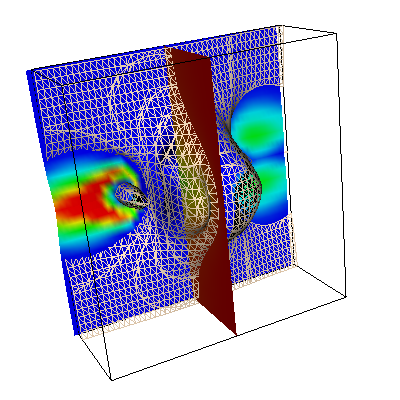

Source code (Python):
#!/usr/bin/env python

# Demonstrate vtkRectilinearGridGeometryFilter with warped plane,
# cut plane, contour, stream tubes, and outline on rectilinear grid.

# Factory overrides
import vtkmodules.vtkInteractionStyle  # noqa: F401
import vtkmodules.vtkRenderingFreeType  # noqa: F401
import vtkmodules.vtkRenderingOpenGL2  # noqa: F401

import os

from vtkmodules.vtkCommonColor import vtkNamedColors
from vtkmodules.vtkCommonDataModel import vtkPlane
from vtkmodules.vtkCommonExecutionModel import vtkCastToConcrete
from vtkmodules.vtkFiltersCore import (
    vtkContourFilter,
    vtkCutter,
    vtkPolyDataNormals,
    vtkTubeFilter,
)
from vtkmodules.vtkFiltersFlowPaths import vtkStreamTracer
from vtkmodules.vtkFiltersGeneral import vtkWarpVector
from vtkmodules.vtkFiltersGeometry import vtkRectilinearGridGeometryFilter
from vtkmodules.vtkFiltersModeling import vtkOutlineFilter
from vtkmodules.vtkIOLegacy import vtkDataSetReader
from vtkmodules.vtkRenderingCore import (
    vtkActor,
    vtkDataSetMapper,
    vtkPolyDataMapper,
    vtkRenderWindow,
    vtkRenderWindowInteractor,
    vtkRenderer,
)

data_dir = os.environ.get("VPE_DATA_DIR", os.path.dirname(os.path.abspath(__file__)))

colors = vtkNamedColors()

VTK_VARY_RADIUS_BY_VECTOR = 2

# Read rectilinear grid
reader = vtkDataSetReader()
reader.SetFileName(os.path.join(data_dir, "RectGrid2.vtk"))
reader.Update()

to_rectilinear_grid = vtkCastToConcrete()
to_rectilinear_grid.SetInputConnection(reader.GetOutputPort())
to_rectilinear_grid.Update()

# Warped plane
plane = vtkRectilinearGridGeometryFilter()
plane.SetInputData(to_rectilinear_grid.GetRectilinearGridOutput())
plane.SetExtent(0, 100, 0, 100, 15, 15)

warper = vtkWarpVector()
warper.SetInputConnection(plane.GetOutputPort())
warper.SetScaleFactor(0.05)

plane_mapper = vtkDataSetMapper()
plane_mapper.SetInputConnection(warper.GetOutputPort())
plane_mapper.SetScalarRange(0.197813, 0.710419)

plane_actor = vtkActor()
plane_actor.SetMapper(plane_mapper)

# Cut plane
cut_plane = vtkPlane()
cut_plane.SetOrigin(reader.GetOutput().GetCenter())
cut_plane.SetNormal(1, 0, 0)

plane_cut = vtkCutter()
plane_cut.SetInputData(to_rectilinear_grid.GetRectilinearGridOutput())
plane_cut.SetCutFunction(cut_plane)

cut_mapper = vtkDataSetMapper()
cut_mapper.SetInputConnection(plane_cut.GetOutputPort())
cut_mapper.SetScalarRange(
    reader.GetOutput().GetPointData().GetScalars().GetRange()
)

cut_actor = vtkActor()
cut_actor.SetMapper(cut_mapper)

# Contour
iso = vtkContourFilter()
iso.SetInputData(to_rectilinear_grid.GetRectilinearGridOutput())
iso.SetValue(0, 0.7)

normals = vtkPolyDataNormals()
normals.SetInputConnection(iso.GetOutputPort())
normals.SetFeatureAngle(45)

iso_mapper = vtkPolyDataMapper()
iso_mapper.SetInputConnection(normals.GetOutputPort())
iso_mapper.ScalarVisibilityOff()

bisque_rgb = [0.0, 0.0, 0.0]
colors.GetColorRGB("bisque", bisque_rgb)

iso_actor = vtkActor()
iso_actor.SetMapper(iso_mapper)
iso_actor.GetProperty().SetColor(bisque_rgb)
iso_actor.GetProperty().SetRepresentationToWireframe()

# Stream tracer with tubes
streamer = vtkStreamTracer()
streamer.SetInputConnection(reader.GetOutputPort())
streamer.SetStartPosition(-1.2, -0.1, 1.3)
streamer.SetMaximumPropagation(500)
streamer.SetInitialIntegrationStep(0.05)
streamer.SetIntegrationDirectionToBoth()

stream_tube = vtkTubeFilter()
stream_tube.SetInputConnection(streamer.GetOutputPort())
stream_tube.SetRadius(0.025)
stream_tube.SetNumberOfSides(6)
stream_tube.SetVaryRadius(VTK_VARY_RADIUS_BY_VECTOR)

map_stream_tube = vtkPolyDataMapper()
map_stream_tube.SetInputConnection(stream_tube.GetOutputPort())
map_stream_tube.SetScalarRange(
    reader.GetOutput().GetPointData().GetScalars().GetRange()
)

stream_tube_actor = vtkActor()
stream_tube_actor.SetMapper(map_stream_tube)
stream_tube_actor.GetProperty().BackfaceCullingOn()

# Outline
outline = vtkOutlineFilter()
outline.SetInputData(to_rectilinear_grid.GetRectilinearGridOutput())

outline_mapper = vtkPolyDataMapper()
outline_mapper.SetInputConnection(outline.GetOutputPort())

black_rgb = [0.0, 0.0, 0.0]
colors.GetColorRGB("black", black_rgb)

outline_actor = vtkActor()
outline_actor.SetMapper(outline_mapper)
outline_actor.GetProperty().SetColor(black_rgb)

# Renderer
renderer = vtkRenderer()
renderer.AddActor(outline_actor)
renderer.AddActor(plane_actor)
renderer.AddActor(cut_actor)
renderer.AddActor(iso_actor)
renderer.AddActor(stream_tube_actor)
renderer.SetBackground(1, 1, 1)

# Window
render_window = vtkRenderWindow()
render_window.SetMultiSamples(0)
render_window.SetSize(400, 400)
render_window.AddRenderer(renderer)
render_window.SetWindowName("rect grid")

# Interactor
interactor = vtkRenderWindowInteractor()
interactor.SetRenderWindow(render_window)

cam = renderer.GetActiveCamera()
cam.SetClippingRange(3.76213, 10.712)
cam.SetFocalPoint(-0.0842503, -0.136905, 0.610234)
cam.SetPosition(2.53813, 2.2678, -5.22172)
cam.SetViewUp(-0.241047, 0.930635, 0.275343)

render_window.Render()
interactor.Start()
